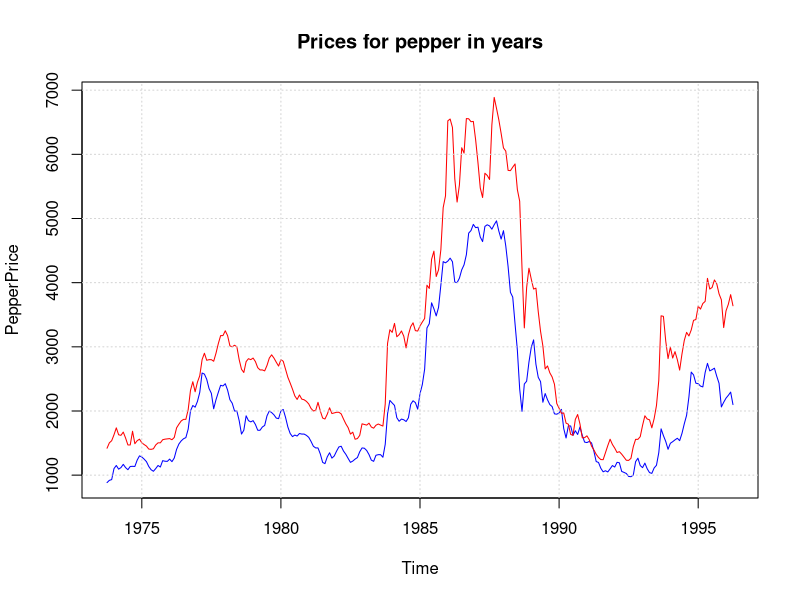
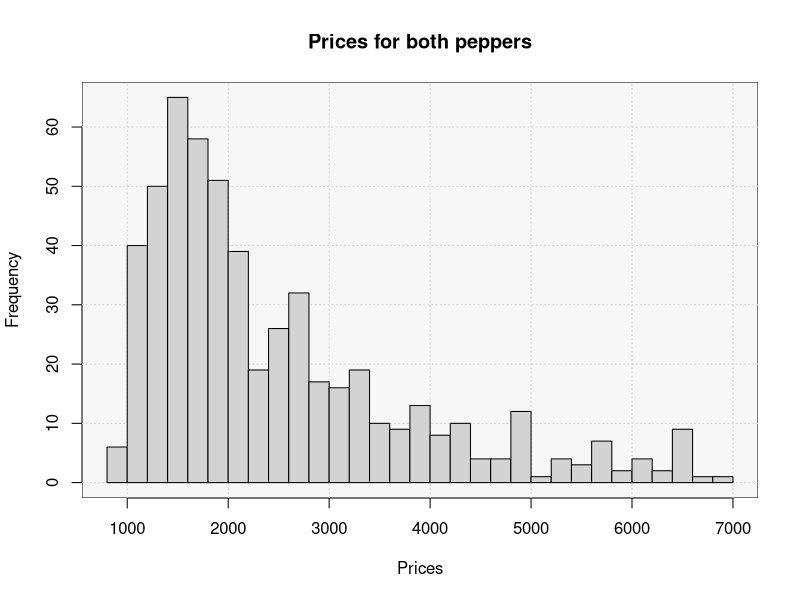
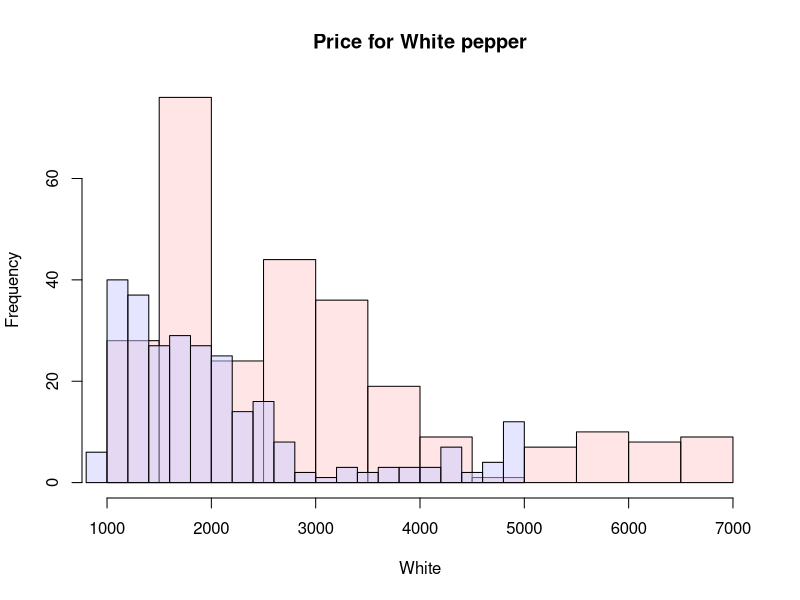
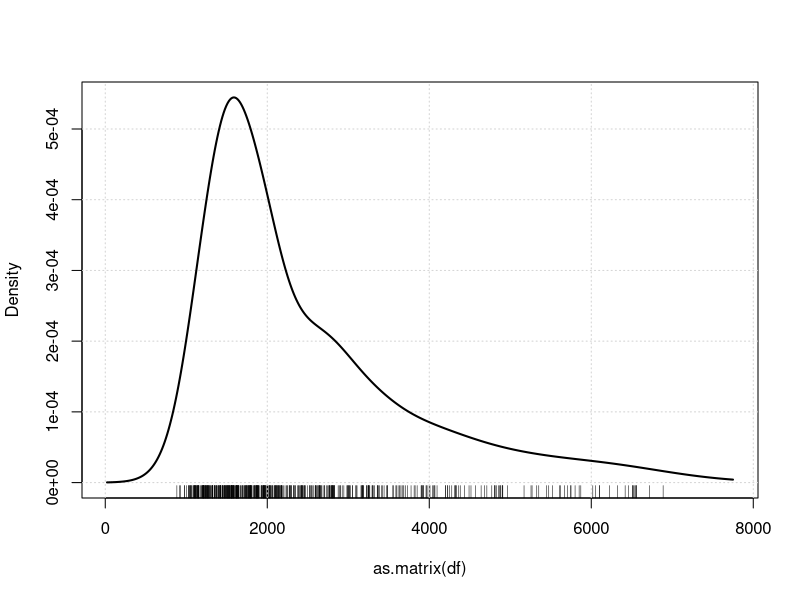
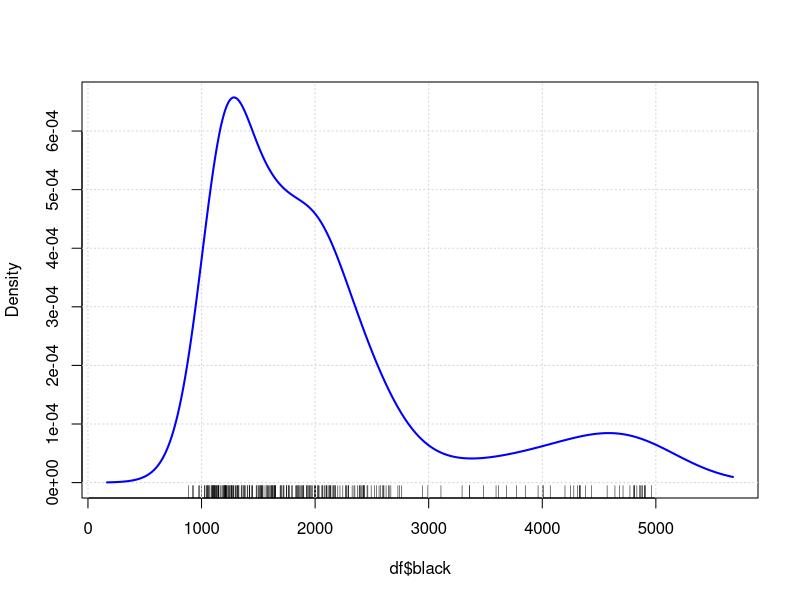
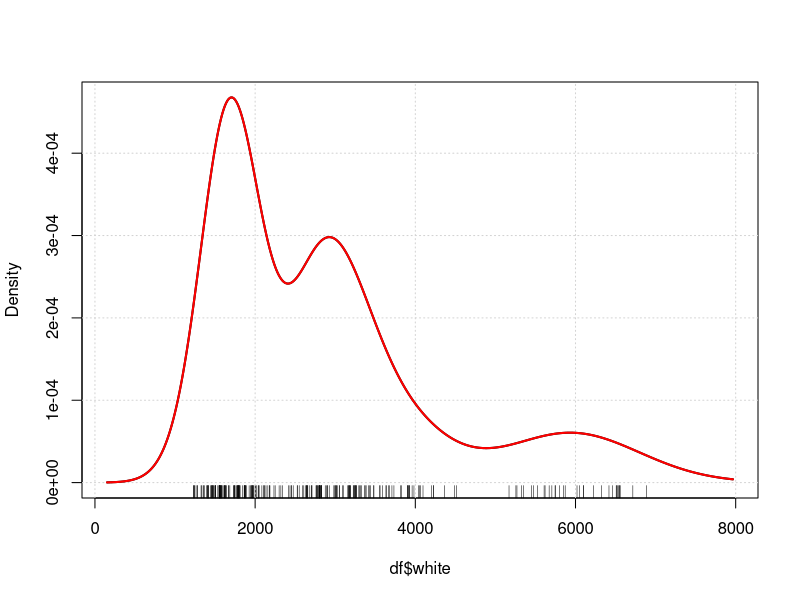
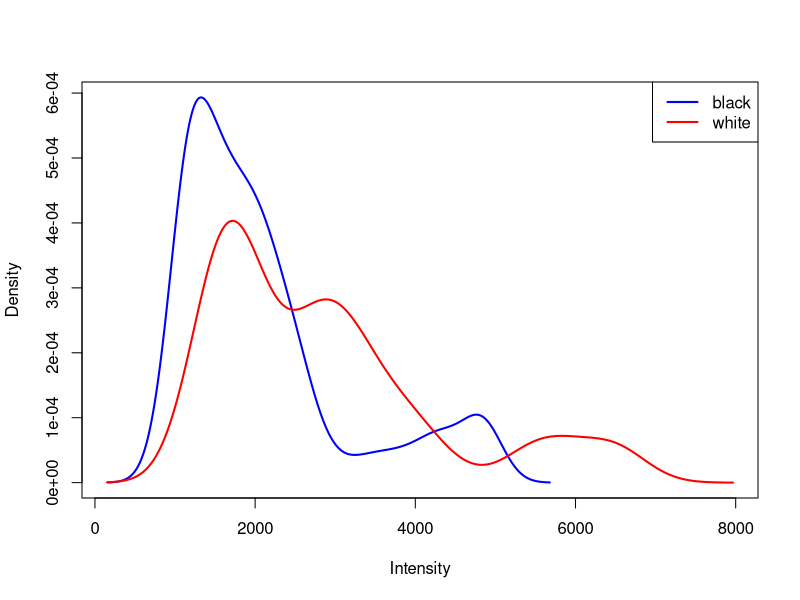
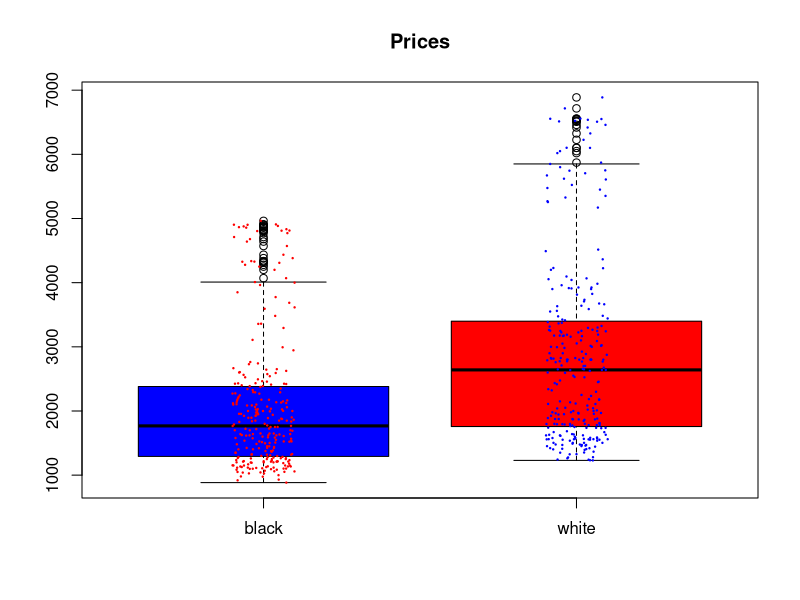

These figures' R source, in order: (Note: this script raises an error after producing the figures.)
## data from Rdatasets
#here we exersise with basic plots using base graphics
#install.packages("AER")
library(AER) #it contains data you see in Rdatasets

#load data 
data("PepperPrice", package = "AER")

head(PepperPrice, 5)
class(PepperPrice)
summary(PepperPrice)
#original plot
plot(PepperPrice, plot.type = "single", col = c("blue","red"), 
     main="Prices for pepper in years")
grid()
#for other purposes it is better to create a data frame
#convert to df and extract time scale
df<-data.frame(PepperPrice)
#recover time scale
time<-data.frame(PepperPrice, date=time(PepperPrice))[,3]
time
typeof(time)
class(time)
#df$time<-time
#descriptive statistics
#HISTOGRAMS
hist(as.matrix(df), main="Prices for both peppers",
     xlab="Prices", breaks=30)
# Change the plot region color
rect(par("usr")[1], par("usr")[3],
     par("usr")[2], par("usr")[4],
     col = "#f7f7f7") # Color
grid()
#repeat hist in add=T mode, so the background remains
hist(as.matrix(df), main="Prices for both peppers",
     xlab="Prices", breaks=30, add=T)

#do it separately
hist(df$white, breaks=20, main="Price for White pepper",
     xlab="White", col=rgb(1,0.8,0.8,0.5))
hist(df$black, breaks=20, main="Prices", add=T, col=rgb(0.8,0.8,1,0.5))

#DENSITY PLOTS
#for all
densityPlot(as.matrix(df))
#separately 
densityPlot(df$black, col="blue")
d2<-densityPlot(df$white)
#restore 1st plot for black, add 2nd using lines
lines(d2$x, d2$y, col="red", lwd=2)
#the same in limma
library(limma)
plotDensities(df, legend ="topright", col=c("blue","red"))

#BOX plots and JITTER
boxplot(df, main="Prices", col=c("blue","red"))
stripchart(df, vert = T, 
           method = "jitter", 
           add = TRUE, 
           pch = 19, col=c("red","blue"), cex=0.2)

#VIOLIN PLOT
library(vioplot)

vioplot(df, col=c("lightblue","tomato"), main="Prices for white and black")
grid()
histoplot(df, col=c(rgb(0.8,0.8,1),rgb(1,0.8,0.8)))

#DESCRIPTIVE STATS
summary(df)
m1<-mean(df[,1])
m2<-mean(df[,2])
abline(h=m1, col="blue")
abline(h=m2, col="red")
s1<-sd(df[,1])
s2<-sd(df[,2])
lines(c(1,1),c(m1-s1,m1+s1),lwd=5,col="blue")
lines(c(2,2),c(m2-s2,m2+s2),lwd=5,col="red")

#plot in time
plot(as.numeric(time), df$white, "l", col="blue", ylab="Price")
lines(as.numeric(time), df$black, "l", col="red")
legend("topleft", colnames(df), col=c("blue","red"), lty=1)
title("Prices for black and white pepper")

#usless for this case
dotchart(as.matrix(df), labels="")
barplot(df) #wrong
barplot(colMeans(df), main="Means of Prices for pepper") #right
barplot(df$white[1:50], col="#FF0000")
barplot(df$black[1:50], col="#0000FF",add=T)

#analytical part

#are prices significantly different for black and white p.?
test<-t.test(df$black, df$white, paied=T)
test
test<-wilcox.test(df$black, df$white,paired=T)
test
fc<-test$estimate[2]/test$estimate[1]
fc
#do they correlate?
plot(df$black, df$white, xlab="black", 
     ylab="white", main="Do prices correlate?")
#we can use correlation test
cor.test(df$white, df$black, data=df)

#or we can use lm
fit<-lm(white~0+black, data=df)
fit
summary(fit)
predicted<-predict.lm(fit)
lines(df$black, predicted, "l", col="red", lwd=2, lty=2)
